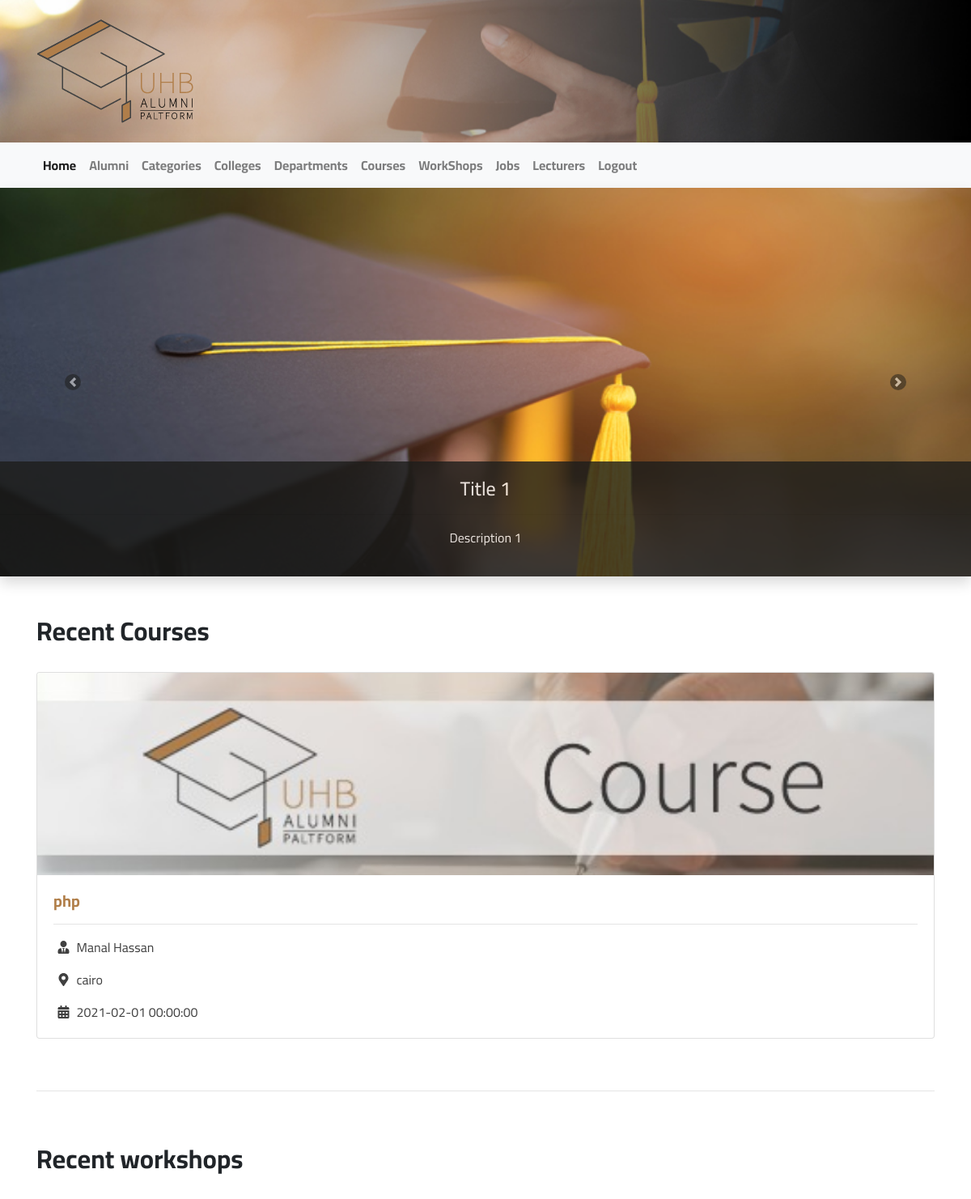
Before: /Code/views/public (signed in, upper part) with the older database file.
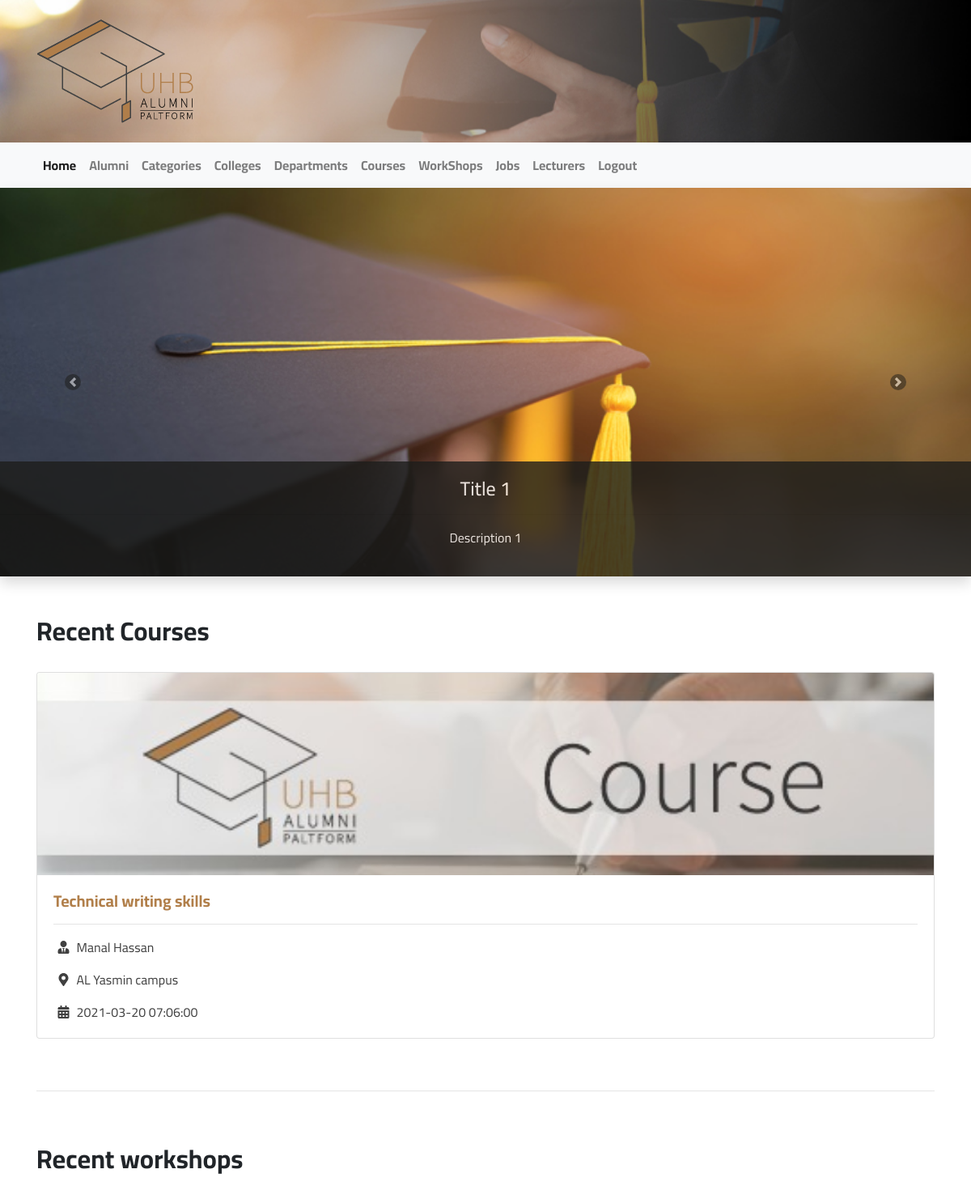
After: the same page with the newer database file.
### tables this page shows
CREATE TABLE `courses` (
  `id` int(11) NOT NULL,
  `crs_name` varchar(255) NOT NULL,
  `location` varchar(255) NOT NULL,
  `details` text NOT NULL,
  `start_date` datetime NOT NULL,
  `end_date` datetime NOT NULL,
  `deadline` date NOT NULL,
  `lecturer_id` int(11) NOT NULL,
  `category_id` int(11) NOT NULL
);

CREATE TABLE `lecturers` (
  `id` int(11) NOT NULL,
  `SSN` varchar(255) NOT NULL,
  `lec_name` varchar(255) NOT NULL,
  `email` varchar(255) NOT NULL,
  `password` varchar(255) NOT NULL,
  `salt` varchar(10) NOT NULL,
  `phone` varchar(25) NOT NULL,
  `cv` varchar(255) NOT NULL,
  `department_id` int(11) NOT NULL
);

### Code/views/public/index.php (the view, shortened to what this page needs)
<?php
require_once "../../init/init.php";
$stmt = $con->prepare("SELECT courses.*, lecturers.lec_name AS lecturer
								FROM courses
								INNER JOIN lecturers
								ON lecturers.id = courses.lecturer_id
								ORDER BY courses.deadline DESC
								LIMIT 3");
$stmt->execute();
$courses = $stmt->fetchAll();
?>
<div id="carouselExampleInterval" class="carousel slide bg-white  " data-ride="carousel">
	<div class="carousel-inner shadow ">
		<div class="carousel-item active" data-interval="3000">
			<img src="<?= asset("Images/slider/slider1.jpg") ?>" class="d-block w-100 fullimg">
			<div class="carousel-caption bg-dark  ">
				<h4>Title 1</h4>
				<hr>
				<p>
					Description 1
				</p>
			</div>
		</div>
	</div>
	<a class="carousel-control-prev" href="#carouselExampleInterval" role="button" data-slide="prev">
		<span class="carousel-control-prev-icon bg-dark rounded-circle p-1" style="background-origin: content-box;"
			  aria-hidden="true"></span>
	</a>
	<a class="carousel-control-next " href="#carouselExampleInterval" role="button" data-slide="next">
		<span class="carousel-control-next-icon bg-dark rounded-circle p-1" style="background-origin: content-box;"
			  aria-hidden="true"></span>
	</a>
</div>
<div class="container py-5">
	<Courses>
		<h2 class=" pb-4 font-weight-bold">Recent Courses</h2>
		<div class="card-deck">
			<?php foreach ($courses as $course): ?>
			<div class="card">
				<img class="card-img-top Cardimage" src="<?= asset("Images/course.jpeg"); ?>" alt="Card image cap">
				<div class="card-body">
					<h5 class="card-title font-weight-bold  text-primary"><?= $course['crs_name'] ?></h5>
					<hr/>
					<p class="card-text text-decoration-none text-secondary">
						<i class="icon fas fa-user-tie "></i> <?= $course['lecturer'] ?>
					</p>
					<p class="card-text text-decoration-none text-secondary">
						<i class="icon fas fa-map-marker-alt "></i> <?= $course['location'] ?>
					</p>
					<p class="card-text text-decoration-none text-secondary">
						<i class="icon fas fa-calendar-alt"></i> <?= $course['start_date'] ?>
					</p>
				</div>
			</div>
			<?php endforeach; ?>
		</div>
	</Courses>
	<br/>
	<br/>
	<hr/>
	<br/>
	<br/>
	<workshops>
		<h2 class=" pb-4 font-weight-bold">Recent workshops</h2>
	</workshops>
	<br/>
	<br/>
	<br/>
	<br/>
</div>
<?php require_once "../includes/footer.php"; ?>

Changed rows visible on the page:
removed courses: crs_name "php", lecturer.lec_name "Manal Hassan", location "cairo", start_date "2021-02-01 00:00:00"
added courses: crs_name "Technical writing skills", lecturer.lec_name "Manal Hassan", location "AL Yasmin campus", start_date "2021-03-20 07:06:00"
